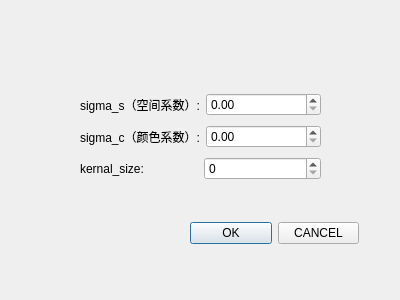
<?xml version="1.0" encoding="UTF-8"?>
<ui version="4.0">
 <class>BilateralDialog</class>
 <widget class="QDialog" name="BilateralDialog">
  <property name="geometry">
   <rect>
    <x>0</x>
    <y>0</y>
    <width>400</width>
    <height>300</height>
   </rect>
  </property>
  <property name="windowTitle">
   <string>Dialog</string>
  </property>
  <widget class="QWidget" name="layoutWidget">
   <property name="geometry">
    <rect>
     <x>190</x>
     <y>220</y>
     <width>169</width>
     <height>26</height>
    </rect>
   </property>
   <layout class="QHBoxLayout" name="horizontalLayout_4">
    <item>
     <widget class="QPushButton" name="pushButton">
      <property name="text">
       <string>OK</string>
      </property>
     </widget>
    </item>
    <item>
     <widget class="QPushButton" name="pushButton_2">
      <property name="text">
       <string>CANCEL</string>
      </property>
     </widget>
    </item>
   </layout>
  </widget>
  <widget class="QWidget" name="layoutWidget">
   <property name="geometry">
    <rect>
     <x>80</x>
     <y>90</y>
     <width>241</width>
     <height>94</height>
    </rect>
   </property>
   <layout class="QVBoxLayout" name="verticalLayout">
    <item>
     <layout class="QHBoxLayout" name="horizontalLayout">
      <item>
       <widget class="QLabel" name="sigma_gauss">
        <property name="text">
         <string>sigma_s（空间系数）:</string>
        </property>
       </widget>
      </item>
      <item>
       <widget class="QDoubleSpinBox" name="sigmad_sp1"/>
      </item>
     </layout>
    </item>
    <item>
     <layout class="QHBoxLayout" name="horizontalLayout_3">
      <item>
       <widget class="QLabel" name="sigma_space">
        <property name="text">
         <string>sigma_c（颜色系数）:</string>
        </property>
       </widget>
      </item>
      <item>
       <widget class="QDoubleSpinBox" name="sigmar_sp2"/>
      </item>
     </layout>
    </item>
    <item>
     <layout class="QHBoxLayout" name="horizontalLayout_2">
      <item>
       <widget class="QLabel" name="kernalsize">
        <property name="text">
         <string>kernal_size:</string>
        </property>
       </widget>
      </item>
      <item>
       <widget class="QSpinBox" name="spinBox"/>
      </item>
     </layout>
    </item>
   </layout>
  </widget>
 </widget>
 <resources/>
 <connections/>
</ui>
